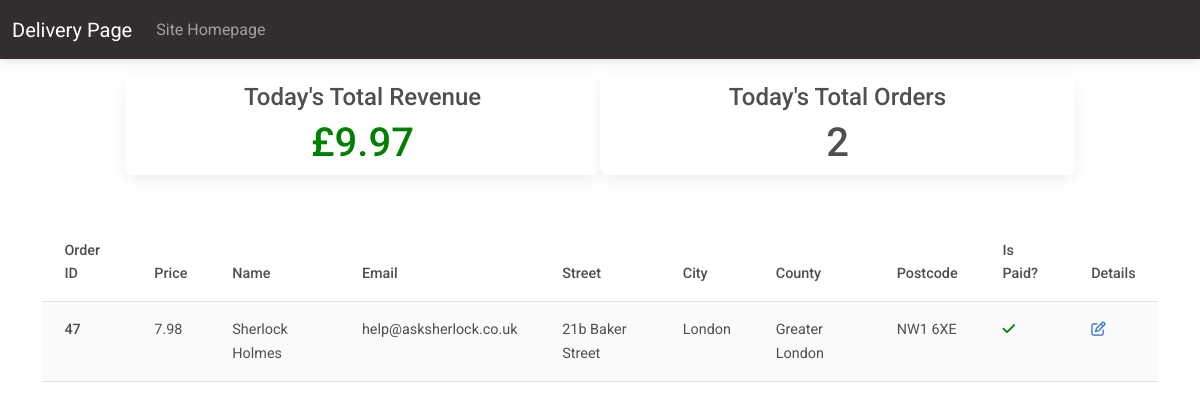
Page /cafe/dashboard/ (signed in) on the earlier database version.
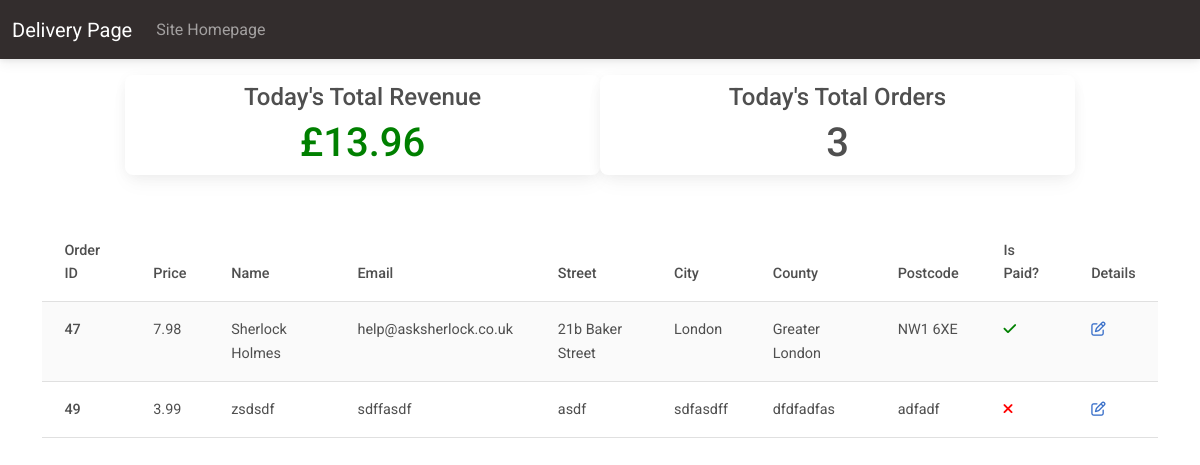
Same page on the later database version.
### customer/models.py (models this page shows, shortened)
class OrderModel(models.Model):
    created_on = models.DateTimeField(auto_now_add=True)
    price = models.DecimalField(max_digits=7, decimal_places=2)
    items = models.ManyToManyField('MenuItem', related_name='order', blank=True)
    name = models.CharField(max_length=50, blank=True)
    email = models.CharField(max_length=50, blank=True)
    street = models.CharField(max_length=50, blank=True)
    city = models.CharField(max_length=50, blank=True)
    county = models.CharField(max_length=15, blank=True)
    post_code = models.CharField(max_length=15, blank=True, null=True)
    is_paid = models.BooleanField(default=False)
    is_shipped = models.BooleanField(default=False)

### cafe/views.py (the view)
# urls.py: path('dashboard/', Dashboard.as_view(), name='dashboard'),
class Dashboard(LoginRequiredMixin, UserPassesTestMixin, View):
    def get(self, request, *args, **kwargs):
        today = datetime.today()
        orders = OrderModel
        orders = OrderModel.objects.filter(
            created_on__year=today.year, created_on__month=today.month, created_on__day=today.day)
        unshipped_orders = []
        total_revenue = 0
        for order in orders:
            total_revenue += order.price
            if not order.is_shipped:
                unshipped_orders.append(order)
        context = {
            'orders': unshipped_orders,
            'total_revenue': total_revenue,
            'total_orders': len(orders),
        }
        return render(request, 'cafe/dashboard.html', context)
    def test_func(self):
        return self.request.user.groups.filter(name='Staff').exists()

### cafe/templates/cafe/dashboard.html
{% extends 'cafe/base.html' %}
{% block content %}
    <div class="container">
        <div class="row justify-content-center mt-3">
            <div class="card col-md-5 mr-3">
                <h4 class="text-center pt-2">Today's Total Revenue</h4>
                <h1 class="text-center" style="color: green;">£{{ total_revenue }}</h1>
            </div>
            <div class="card col-md-5 mr-3">
                <h4 class="text-center pt-2">Today's Total Orders</h4>
                <h1 class="text-center" style="color: #ad003;">{{ total_orders }}</h1>
            </div>
        </div>
        <div class="row justify-content-center">
            <div class="col-md-12 mt-5">
                <table class="table table-hover table-striped">
                    <thead>
                        <tr>
                            <th scrope="col">Order ID</th>
                            <th scrope="col">Price</th>
                            <th scrope="col">Name</th>
                            <th scrope="col">Email</th>
                            <th scrope="col">Street</th>
                            <th scrope="col">City</th>
                            <th scrope="col">County</th>
                            <th scrope="col">Postcode</th>
                            <th scrope="col">Is Paid?</th>
                            <th scrope="col">Details</th>
                        </tr>
                    </thead>
                    <tbody>
                        {% for order in orders %}
                        <tr>
                            <th scrope="row">{{ order.pk }}</th>
                            <td>{{ order.price }}</td>
                            <td>{{ order.name }}</td>
                            <td>{{ order.email }}</td>
                            <td>{{ order.street }}</td>
                            <td>{{ order.city }}</td>
                            <td>{{ order.county }}</td>
                            <td>{{ order.post_code }}</td>
                            <td>
                                {% if order.is_paid %}
                                <i style="color: green;" class="fas fa-check"></i>
                                {% else %}
                                <i style="color: red;" class="fas fa-times"></i>
                                {% endif %}
                            </td>
                            <td><a href="{% url 'order-details' order.pk %}"><i class="far fa-edit"></i></a></td>
                        </tr>
                        {% endfor %}
                    </tbody>
                </table>
            </div>
        </div>
    </div>
{% endblock content %}

Differences in the rows shown:
added OrderModel: pk "49", price "3.99", name "zsdsdf", email "sdffasdf", street "asdf", city "sdfasdff", county "dfdfadfas", post_code "adfadf", is_paid False (drawn)
Other differences:
{{ total_revenue }}: "9.97" → "13.96"
{{ total_orders }}: "2" → "3"
